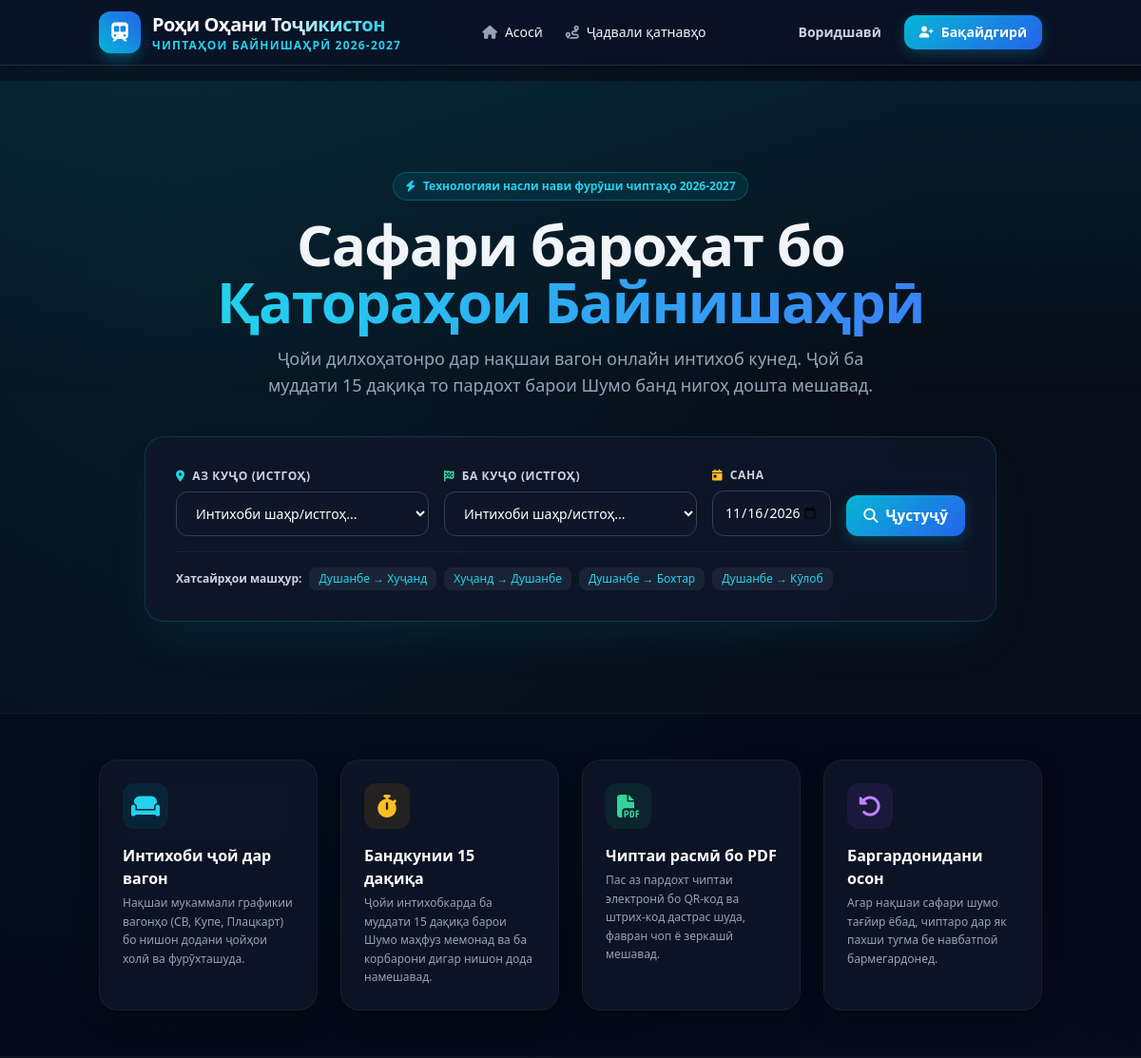
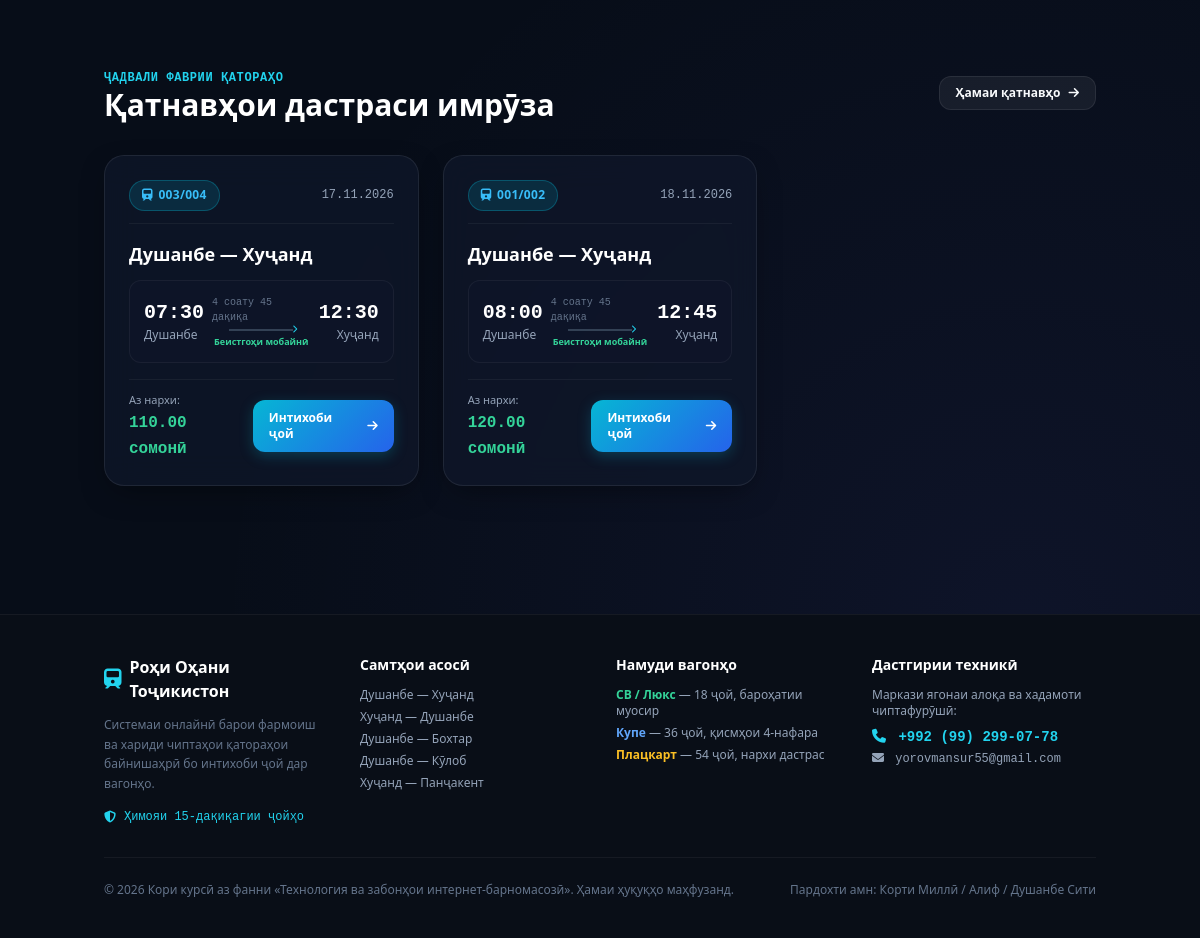
The page / on the database its author committed (2 pictures, top to bottom).
### tables this page shows
CREATE TABLE `trips` (
  `id` INT AUTO_INCREMENT PRIMARY KEY,
  `route_id` INT NOT NULL,
  `train_id` INT NOT NULL,
  `departure_time` DATETIME NOT NULL,
  `arrival_time` DATETIME NOT NULL,
  `base_price` DECIMAL(10,2) NOT NULL DEFAULT 80.00,
  `status` ENUM('scheduled', 'boarding', 'departed', 'completed', 'cancelled') DEFAULT 'scheduled',
  `created_at` TIMESTAMP DEFAULT CURRENT_TIMESTAMP,
  FOREIGN KEY (`route_id`) REFERENCES `routes`(`id`) ON DELETE CASCADE,
  FOREIGN KEY (`train_id`) REFERENCES `trains`(`id`) ON DELETE CASCADE
);

CREATE TABLE `trains` (
  `id` INT AUTO_INCREMENT PRIMARY KEY,
  `train_number` VARCHAR(50) NOT NULL UNIQUE,
  `train_name` VARCHAR(100) NOT NULL,
  `train_type` ENUM('express', 'intercity', 'highspeed') DEFAULT 'express',
  `status` ENUM('active', 'maintenance') DEFAULT 'active',
  `created_at` TIMESTAMP DEFAULT CURRENT_TIMESTAMP
);

CREATE TABLE `routes` (
  `id` INT AUTO_INCREMENT PRIMARY KEY,
  `route_name` VARCHAR(150) NOT NULL,
  `from_station_id` INT NOT NULL,
  `to_station_id` INT NOT NULL,
  `distance_km` DECIMAL(8,2) NOT NULL DEFAULT 0.00,
  `duration_hours` VARCHAR(50) NOT NULL,
  `created_at` TIMESTAMP DEFAULT CURRENT_TIMESTAMP,
  FOREIGN KEY (`from_station_id`) REFERENCES `stations`(`id`) ON DELETE CASCADE,
  FOREIGN KEY (`to_station_id`) REFERENCES `stations`(`id`) ON DELETE CASCADE
);

CREATE TABLE `stations` (
  `id` INT AUTO_INCREMENT PRIMARY KEY,
  `name` VARCHAR(100) NOT NULL,
  `code` VARCHAR(10) NOT NULL UNIQUE,
  `city` VARCHAR(100) NOT NULL,
  `is_active` TINYINT(1) DEFAULT 1,
  `created_at` TIMESTAMP DEFAULT CURRENT_TIMESTAMP
);

### config/db.php (called while the page is built, shortened)
<?php
function formatTJS($amount) {
    return number_format($amount, 2, '.', ' ') . ' сомонӣ';
}

### index.php (the view, shortened to what this page needs)
<?php
require_once __DIR__ . '/config/db.php';
$tripsQuery = "
    SELECT t.*,
           r.route_name, r.duration_hours, r.distance_km,
           s1.name AS from_station, s1.city AS from_city,
           s2.name AS to_station, s2.city AS to_city,
           tr.train_number, tr.train_name, tr.train_type
    FROM trips t
    JOIN routes r ON t.route_id = r.id
    JOIN stations s1 ON r.from_station_id = s1.id
    JOIN stations s2 ON r.to_station_id = s2.id
    JOIN trains tr ON t.train_id = tr.id
    WHERE t.status = 'scheduled' AND t.departure_time >= NOW()
    ORDER BY t.departure_time ASC
    LIMIT 6
";
$tripsStmt = $pdo->query($tripsQuery);
$upcomingTrips = $tripsStmt->fetchAll();
require_once __DIR__ . '/includes/header.php';
?>
<section class="relative py-16 md:py-24 overflow-hidden">
    <div class="absolute inset-0 bg-gradient-to-b from-cyan-500/10 via-transparent to-transparent pointer-events-none"></div>
    <div class="container mx-auto px-4 relative z-10">
        <div class="max-w-3xl mx-auto text-center mb-10">
            <span class="inline-flex items-center gap-2 px-3 py-1.5 rounded-full text-xs font-semibold bg-cyan-500/10 border border-cyan-500/30 text-cyan-400 mb-4 animate-pulse">
                <i class="fa-solid fa-bolt"></i> Технологияи насли нави фурӯши чиптаҳо 2026-2027
            </span>
            <h1 class="text-4xl md:text-5xl lg:text-6xl font-extrabold tracking-tight leading-tight mb-4">
                Сафари бароҳат бо <span class="bg-gradient-to-r from-cyan-400 to-blue-500 bg-clip-text text-transparent">Қатораҳои Байнишаҳрӣ</span>
            </h1>
            <p class="text-slate-400 text-base md:text-lg max-w-2xl mx-auto">
                Ҷойи дилхоҳатонро дар нақшаи вагон онлайн интихоб кунед. Ҷой ба муддати 15 дақиқа то пардохт барои Шумо банд нигоҳ дошта мешавад.
            </p>
        </div>
        <div class="max-w-4xl mx-auto glass-panel p-6 md:p-8 border-cyan-500/20 shadow-2xl shadow-cyan-500/10">
            <form action="/train_ticket_system/trips.php" method="GET" class="grid grid-cols-1 md:grid-cols-12 gap-4 items-end">
                <div class="md:col-span-4">
                    <label class="block text-xs font-semibold text-slate-300 uppercase tracking-wider mb-2">
                        <i class="fa-solid fa-location-dot text-cyan-400 mr-1"></i> Аз куҷо (Истгоҳ)
                    </label>
                    <select name="from" required class="w-full bg-slate-900/90 border border-slate-700 rounded-xl px-4 py-3 text-white text-sm focus:outline-none focus:border-cyan-500 focus:ring-1 focus:ring-cyan-500 transition">
                        <option value="">Интихоби шаҳр/истгоҳ...</option>
                    </select>
                </div>
                <div class="md:col-span-4">
                    <label class="block text-xs font-semibold text-slate-300 uppercase tracking-wider mb-2">
                        <i class="fa-solid fa-flag-checkered text-emerald-400 mr-1"></i> Ба куҷо (Истгоҳ)
                    </label>
                    <select name="to" required class="w-full bg-slate-900/90 border border-slate-700 rounded-xl px-4 py-3 text-white text-sm focus:outline-none focus:border-cyan-500 focus:ring-1 focus:ring-cyan-500 transition">
                        <option value="">Интихоби шаҳр/истгоҳ...</option>
                    </select>
                </div>
                <div class="md:col-span-2">
                    <label class="block text-xs font-semibold text-slate-300 uppercase tracking-wider mb-2">
                        <i class="fa-solid fa-calendar-day text-amber-400 mr-1"></i> Сана
                    </label>
                    <input type="date" name="date" value="<?= date('Y-m-d') ?>" min="<?= date('Y-m-d') ?>" class="w-full bg-slate-900/90 border border-slate-700 rounded-xl px-3 py-3 text-white text-sm focus:outline-none focus:border-cyan-500 focus:ring-1 focus:ring-cyan-500 transition">
                </div>
                <div class="md:col-span-2">
                    <button type="submit" class="btn btn-primary w-full py-3.5 !rounded-xl text-center flex items-center justify-center gap-2">
                        <i class="fa-solid fa-magnifying-glass"></i> Ҷустуҷӯ
                    </button>
                </div>
            </form>
            <div class="mt-4 pt-4 border-t border-white/5 flex flex-wrap items-center gap-2 text-xs text-slate-400">
                <span class="font-semibold text-slate-300">Хатсайрҳои машҳур:</span>
                <a href="/train_ticket_system/trips.php?from=1&to=2" class="px-2.5 py-1 rounded-lg bg-slate-800/80 hover:bg-slate-700 text-cyan-400 transition">Душанбе → Хуҷанд</a>
                <a href="/train_ticket_system/trips.php?from=2&to=1" class="px-2.5 py-1 rounded-lg bg-slate-800/80 hover:bg-slate-700 text-cyan-400 transition">Хуҷанд → Душанбе</a>
                <a href="/train_ticket_system/trips.php?from=1&to=3" class="px-2.5 py-1 rounded-lg bg-slate-800/80 hover:bg-slate-700 text-cyan-400 transition">Душанбе → Бохтар</a>
                <a href="/train_ticket_system/trips.php?from=1&to=4" class="px-2.5 py-1 rounded-lg bg-slate-800/80 hover:bg-slate-700 text-cyan-400 transition">Душанбе → Кӯлоб</a>
            </div>
        </div>
    </div>
</section>
<section class="py-12 border-y border-white/5 bg-slate-950/40">
    <div class="container mx-auto px-4">
        <div class="grid grid-cols-1 md:grid-cols-4 gap-6">
            <div class="glass-panel p-6 border-white/5">
                <div class="w-12 h-12 rounded-xl bg-cyan-500/10 text-cyan-400 flex items-center justify-center text-2xl mb-4">
                    <i class="fa-solid fa-couch"></i>
                </div>
                <h3 class="font-bold text-white text-base mb-1">Интихоби ҷой дар вагон</h3>
                <p class="text-xs text-slate-400 leading-relaxed">
                    Нақшаи мукаммали графикии вагонҳо (СВ, Купе, Плацкарт) бо нишон додани ҷойҳои холӣ ва фурӯхташуда.
                </p>
            </div>
            <div class="glass-panel p-6 border-white/5">
                <div class="w-12 h-12 rounded-xl bg-amber-500/10 text-amber-400 flex items-center justify-center text-2xl mb-4">
                    <i class="fa-solid fa-stopwatch"></i>
                </div>
                <h3 class="font-bold text-white text-base mb-1">Бандкунии 15 дақиқа</h3>
                <p class="text-xs text-slate-400 leading-relaxed">
                    Ҷойи интихобкарда ба муддати 15 дақиқа барои Шумо маҳфуз мемонад ва ба корбарони дигар нишон дода намешавад.
                </p>
            </div>
            <div class="glass-panel p-6 border-white/5">
                <div class="w-12 h-12 rounded-xl bg-emerald-500/10 text-emerald-400 flex items-center justify-center text-2xl mb-4">
                    <i class="fa-solid fa-file-pdf"></i>
                </div>
                <h3 class="font-bold text-white text-base mb-1">Чиптаи расмӣ бо PDF</h3>
                <p class="text-xs text-slate-400 leading-relaxed">
                    Пас аз пардохт чиптаи электронӣ бо QR-код ва штрих-код дастрас шуда, фавран чоп ё зеркашӣ мешавад.
                </p>
            </div>
            <div class="glass-panel p-6 border-white/5">
                <div class="w-12 h-12 rounded-xl bg-purple-500/10 text-purple-400 flex items-center justify-center text-2xl mb-4">
                    <i class="fa-solid fa-rotate-left"></i>
                </div>
                <h3 class="font-bold text-white text-base mb-1">Баргардонидани осон</h3>
                <p class="text-xs text-slate-400 leading-relaxed">
                    Агар нақшаи сафари шумо тағйир ёбад, чиптаро дар як пахши тугма бе навбатпоӣ бармегардонед.
                </p>
            </div>
        </div>
    </div>
</section>
<section class="py-16">
    <div class="container mx-auto px-4">
        <div class="flex items-center justify-between mb-8">
            <div>
                <span class="text-xs text-cyan-400 uppercase font-mono tracking-wider font-semibold">Ҷадвали фаврии қатораҳо</span>
                <h2 class="text-2xl md:text-3xl font-bold text-white">Қатнавҳои дастраси имрӯза</h2>
            </div>
            <a href="/train_ticket_system/trips.php" class="btn btn-secondary text-xs !py-2 !px-4">
                Ҳамаи қатнавҳо <i class="fa-solid fa-arrow-right text-xs"></i>
            </a>
        </div>
        <?php if (empty($upcomingTrips)): ?>
            <div class="glass-panel p-8 text-center text-slate-400">
                <i class="fa-solid fa-calendar-xmark text-4xl mb-3 text-slate-600"></i>
                <p>Дар айни замон қатнавҳои фаъол ёфт нашуданд. Лутфан, дертар санҷед ё хатсайри дигарро интихоб кунед.</p>
            </div>
        <?php else: ?>
            <div class="grid grid-cols-1 md:grid-cols-2 lg:grid-cols-3 gap-6">
                <?php foreach ($upcomingTrips as $trip): ?>
                    <div class="glass-panel p-6 flex flex-col justify-between hover:border-cyan-500/40 transition group">
                        <div>
                            <div class="flex items-center justify-between mb-4 pb-3 border-b border-white/5">
                                <span class="badge badge-primary">
                                    <i class="fa-solid fa-train"></i> <?= htmlspecialchars($trip['train_number']) ?>
                                </span>
                                <span class="text-xs text-slate-400 font-mono">
                                    <?= date('d.m.Y', strtotime($trip['departure_time'])) ?>
                                </span>
                            </div>
                            <h3 class="text-lg font-bold text-white group-hover:text-cyan-400 transition mb-3">
                                <?= htmlspecialchars($trip['route_name']) ?>
                            </h3>
                            <div class="flex items-center justify-between bg-slate-900/60 p-3.5 rounded-xl border border-white/5 mb-4">
                                <div>
                                    <div class="text-xl font-bold text-white font-mono"><?= date('H:i', strtotime($trip['departure_time'])) ?></div>
                                    <div class="text-xs text-slate-400"><?= htmlspecialchars($trip['from_city']) ?></div>
                                </div>
                                <div class="flex flex-col items-center px-2">
                                    <span class="text-[10px] text-slate-500 font-mono"><?= htmlspecialchars($trip['duration_hours']) ?></span>
                                    <div class="w-16 h-0.5 bg-slate-700 relative my-1">
                                        <i class="fa-solid fa-chevron-right text-[8px] text-cyan-400 absolute -right-1 -top-1"></i>
                                    </div>
                                    <span class="text-[9px] text-emerald-400 font-semibold">Беистгоҳи мобайнӣ</span>
                                </div>
                                <div class="text-right">
                                    <div class="text-xl font-bold text-white font-mono"><?= date('H:i', strtotime($trip['arrival_time'])) ?></div>
                                    <div class="text-xs text-slate-400"><?= htmlspecialchars($trip['to_city']) ?></div>
                                </div>
                            </div>
                        </div>
                        <div class="pt-3 border-t border-white/5 flex items-center justify-between">
                            <div>
                                <span class="text-[11px] text-slate-400 block">Аз нархи:</span>
                                <span class="text-base font-bold text-emerald-400 font-mono"><?= formatTJS($trip['base_price']) ?></span>
                            </div>
                            <a href="/train_ticket_system/select_seat.php?trip_id=<?= $trip['id'] ?>" class="btn btn-primary text-xs !py-2.5 !px-4">
                                Интихоби ҷой <i class="fa-solid fa-arrow-right"></i>
                            </a>
                        </div>
                    </div>
                <?php endforeach; ?>
            </div>
        <?php endif; ?>
    </div>
</section>
<?php require_once __DIR__ . '/includes/footer.php'; ?>

### rows shown on the page
trips: train.train_number "003/004", departure_time "17.11.2026", route.route_name "Душанбе — Хуҷанд", departure_time "07:30", stations.city "Душанбе", route.duration_hours "4 соату 45 дақиқа", arrival_time "12:30", stations.city "Хуҷанд", base_price "110.00 сомонӣ"
trips: train.train_number "001/002", departure_time "18.11.2026", route.route_name "Душанбе — Хуҷанд", departure_time "08:00", stations.city "Душанбе", route.duration_hours "4 соату 45 дақиқа", arrival_time "12:45", stations.city "Хуҷанд", base_price "120.00 сомонӣ"
